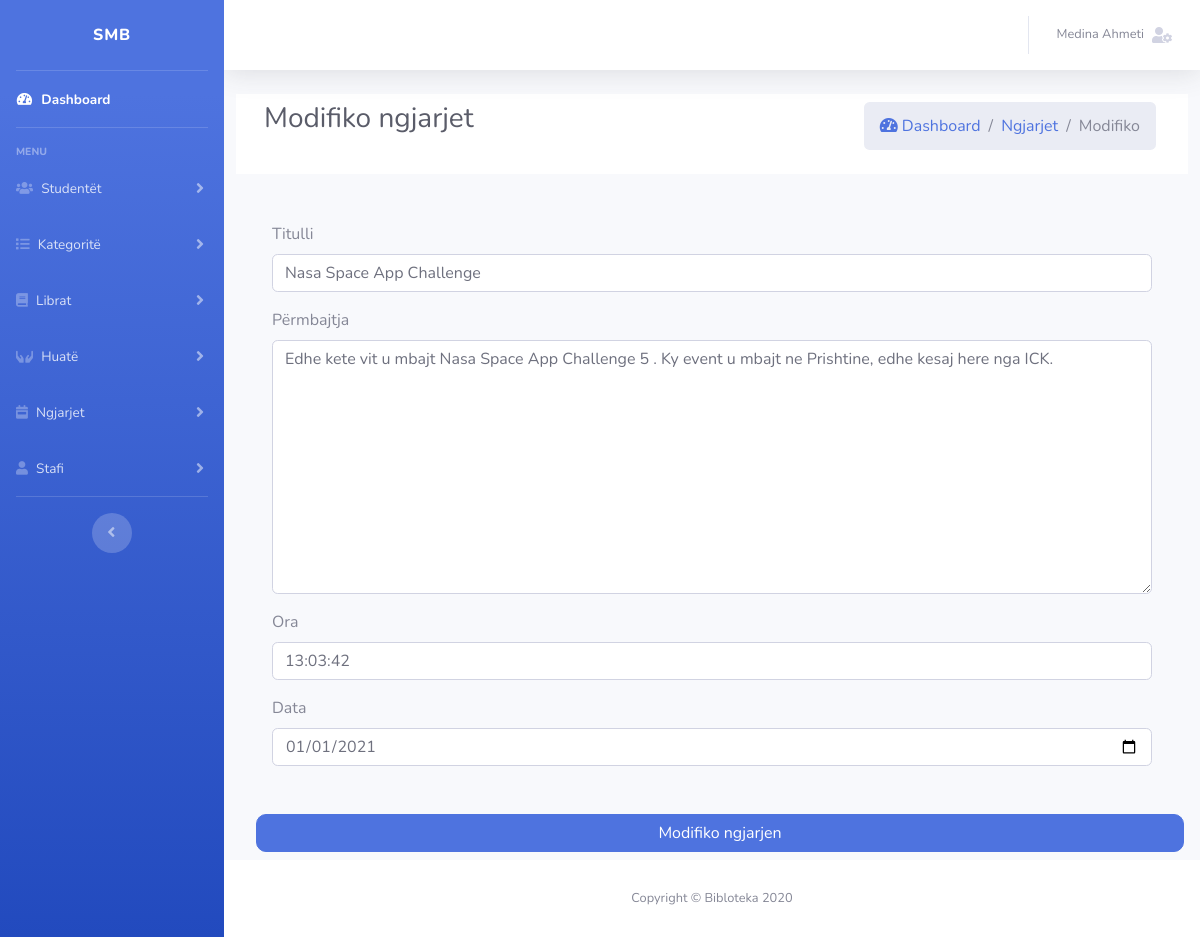
The app's page /admin/pages/ngjarjet/modifiko.php?id=1 (signed in) with its own data.
### tables this page shows
CREATE TABLE `ngjarjet` (
  `id` int(11) NOT NULL,
  `stafiId` int(11) NOT NULL,
  `titulli` varchar(255) NOT NULL,
  `permbajtja` text NOT NULL,
  `ora` time NOT NULL,
  `data` date NOT NULL
);

### public_html/admin/autoloader.php (called while the page is built, shortened)
<?php
spl_autoload_register(function ($class) {
    $prefix = 'Admin\\';
    $base_dir = __DIR__ . '/';
    $len = strlen($prefix);
    $relative_class = substr($class, $len);
    $file = $base_dir . str_replace('\\', '/', $relative_class) . '.php';
});

### public_html/admin/Lib/Database.php (called while the page is built, shortened)
<?php
class Database{
    protected static $db_table;
    private $host   = DB_HOST;
    private $user   = DB_USER;
    private $pass   = DB_PASS;
    private $dbname = DB_NAME;
    public static $pdo;
    protected function connectDB(){
        try {
            $dsn="mysql:host=". $this->host . ";dbname=" . $this->dbname ;
            self::$pdo=new PDO($dsn,$this->user,$this->pass);
            self::$pdo->setAttribute(PDO::ATTR_ERRMODE,PDO::ERRMODE_EXCEPTION);
            return self::$pdo;
        } catch (Exception $e) {
            echo "Lidhja me bazen e shenimeve deshtoi " . $e->getMessage();
        }
    }
    public function prepare($sql){
        return self::$pdo->prepare($sql);
    }
    public function getClassName(){
        $class_name = new ReflectionClass($this);
        return $class_name=ucfirst($class_name->getShortName());
    }
    public function find_id($id){
        $sql="SELECT * FROM ". static::$db_table ." WHERE id=:id";
        $stmt=$this->prepare($sql);
        $stmt->bindValue(':id',$id,PDO::PARAM_INT);
        $stmt->execute();
        $stmt->setFetchMode(PDO::FETCH_CLASS, __NAMESPACE__ . "\\{$this->getClassName()}");
        return $stmt->fetch();
    }
}

### public_html/admin/pages/ngjarjet/modifiko.php (the view, shortened to what this page needs)
<?php
include "../../non-pages/header.php";
include "../../non-pages/aside.php";
$ngjarjet = new Admin\Lib\Ngjarjet();
if(isset($_GET['id'])){
    $ngjarjet = $ngjarjet->find_id($_GET['id']);
}
?>
<html>
<body>
    <div class="content-wrapper ">
        <div class="content-header">
            <div class="container-fluid">
            <div class="row mb-4 bg-white p-2">
                <div class="col-sm-6">
                    <h3 class="m-0 text-dark pl-2">Modifiko ngjarjet</h3>
                </div>
                <div class="col-sm-6 pr-4">
                    <ol class="breadcrumb float-sm-right">
                    <li class="breadcrumb-item "><a href="../../../index.php"><i class="nav-icon fas fa-tachometer-alt"></i> Dashboard</a></li>
                        <li class="breadcrumb-item "><a href="ngjarjet.php">Ngjarjet</a></li>
                        <li class="breadcrumb-item active">Modifiko </li>
                    </ol>
                </div>
            </div>
        <form class="needs-validation" name="registration" id="registration_form" method="post" role="form" novalidate>
              <div class="col-md-12 p-2 ">
                <div class="m-2 p-2 bg-light">
                  <div class="form-row">
                                <div class="col-md-12 mb-3">
                                    <label for="titulli">Titulli</label>
                                    <input type="text"  name="titulli" class="form-control" id="titulli"
                                           value="<?php if(!empty($ngjarjet->titulli)) echo htmlspecialchars($ngjarjet->titulli); ?>"  required>
                                </div>
                            </div>
                            <div class="form-row">
                                <div class="col-md-12 mb-3">
                                    <label for="Permbajtja">Përmbajtja</label>
                                      <textarea name="permbajtja" class="form-control" id="data"  maxlength="300" cols="10" rows="10" required><?php if(!empty($ngjarjet->permbajtja)) echo htmlspecialchars($ngjarjet->permbajtja); ?></textarea>
                                </div>
                            </div>
                            <div class="form-row">
                                <div class="col-md-12 mb-3">
                                    <label for="ora">Ora</label>
                                    <input type="text" class="form-control" name="ora" id="ora"
                                           value="<?php if(!empty($ngjarjet->ora)) echo htmlspecialchars($ngjarjet->ora); ?>" required>
                                </div>
                            </div>
                            <div class="form-row">
                                <div class="col-md-12 mb-3">
                                    <label for="data">Data</label>
                                    <input type="date" class="form-control" name="data" id="data"
                                           value="<?php if(!empty($ngjarjet->data)) echo htmlspecialchars($ngjarjet->data); ?>" required>
                                </div>
                            </div>
                                </div>
                            </div>
                            <input type="submit" class="btn btn-primary m-2 w-100" style="border-radius: 10px;" name="submit" value="Modifiko ngjarjen" class="btnSubmit">
                    </div>
            </div>
        </div>
    </div>
<?php
require_once("../../non-pages/footer.php")
?>

### records on screen
ngjarjet: titulli "Nasa Space App Challenge", permbajtja "Edhe kete vit u mbajt Nasa Space App Challenge 5 . Ky event u mbajt ne Prishtine, edhe kesaj here nga ICK.", ora "13:03:42", data "01/01/2021"

### other values on screen
$_SESSION['fullname'] "Medina Ahmeti"
